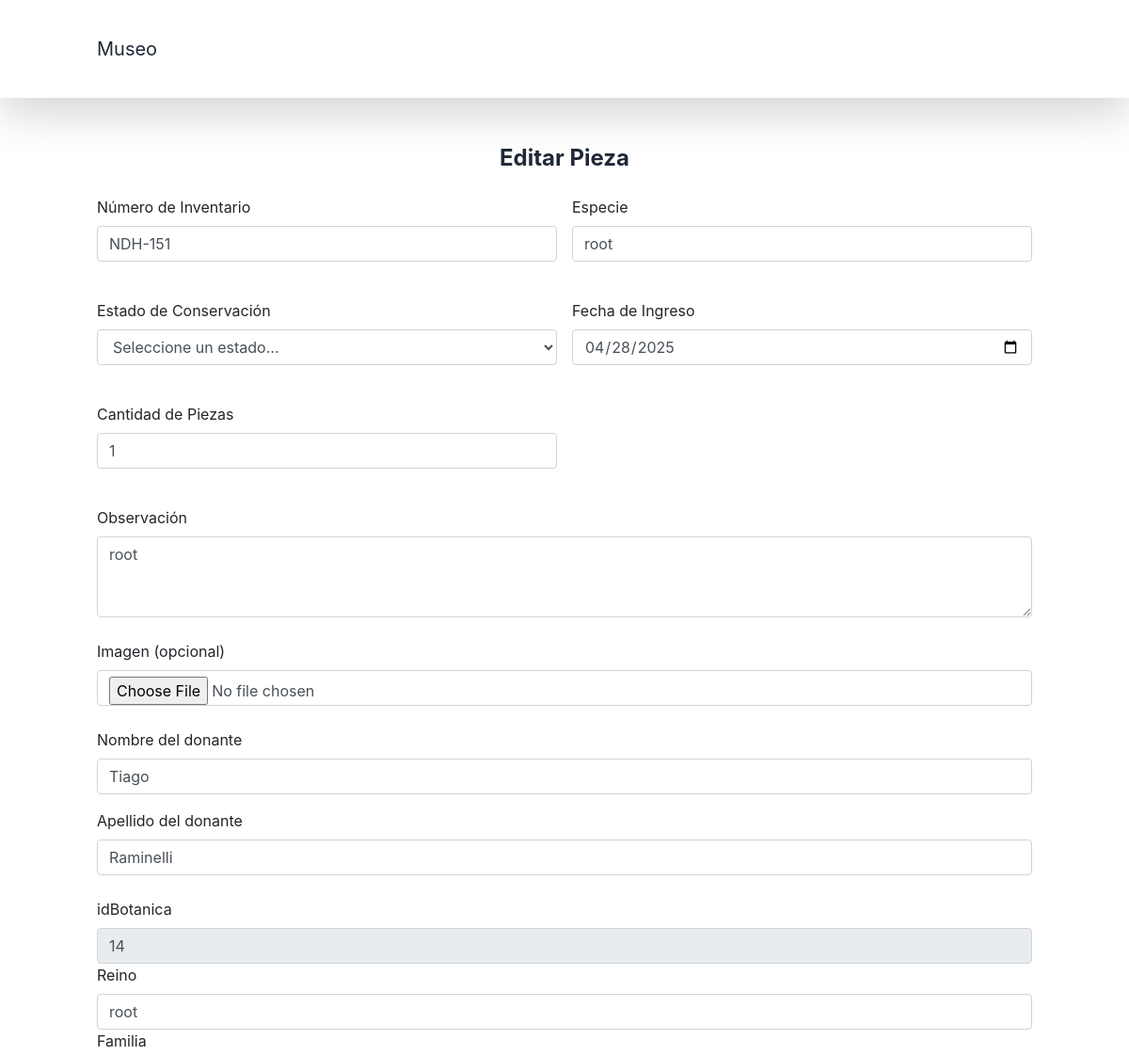
The app's page /listados/funciones/editarPieza.php?id=151&clasificacion=Botánica (signed in, upper part), older data.
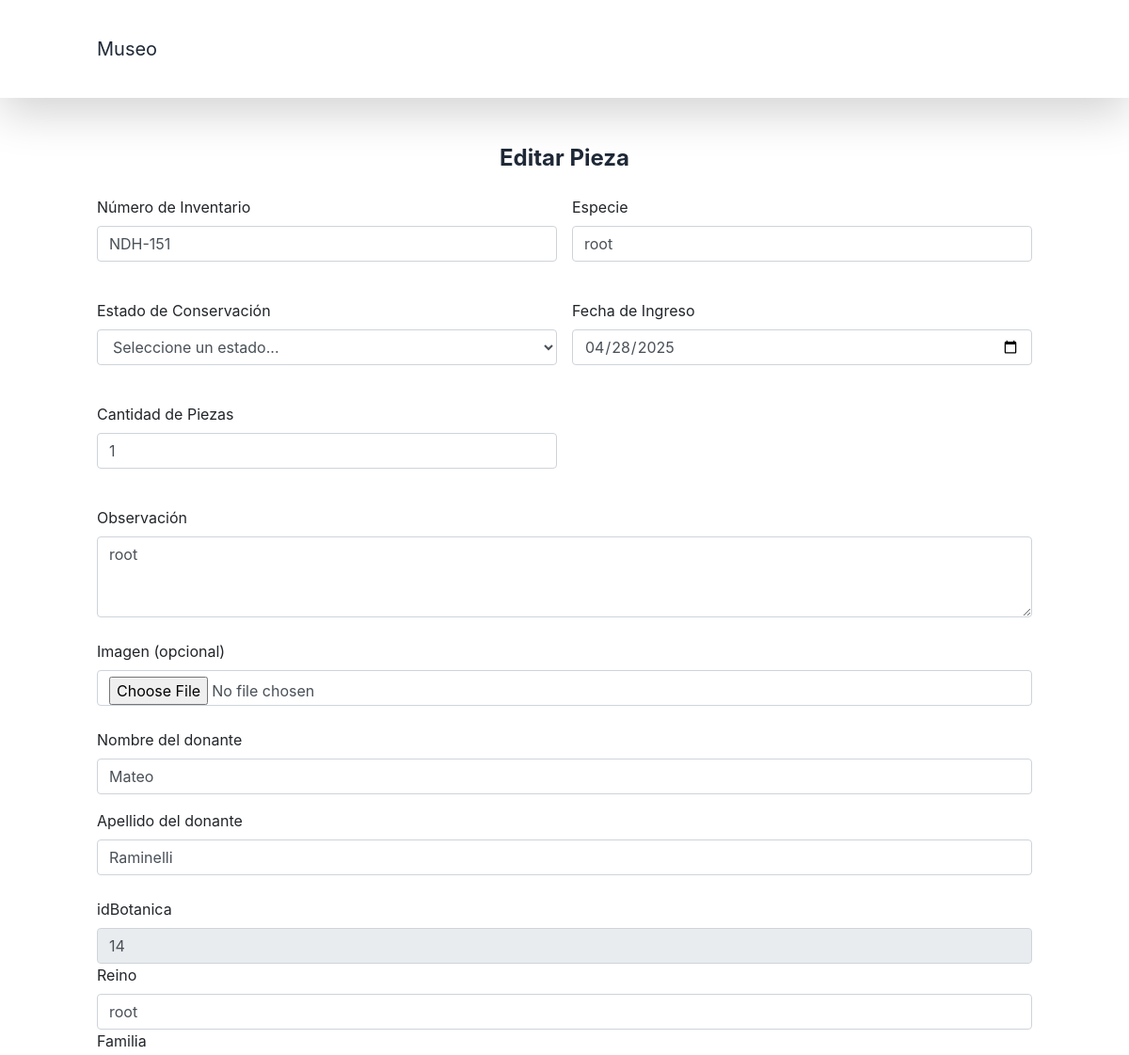
The same page, newer data.
### tables this page shows
CREATE TABLE `pieza` (
  `idPieza` int(11) NOT NULL,
  `num_inventario` varchar(255) DEFAULT NULL,
  `especie` varchar(255) DEFAULT NULL,
  `estado_conservacion` varchar(255) DEFAULT NULL,
  `fecha_ingreso` date DEFAULT NULL,
  `cantidad_de_piezas` varchar(255) DEFAULT NULL,
  `clasificacion` varchar(255) DEFAULT NULL,
  `observacion` varchar(255) DEFAULT NULL,
  `imagen` varchar(255) DEFAULT NULL,
  `Donante_idDonante` int(11) NOT NULL
);

CREATE TABLE `donante` (
  `idDonante` int(11) NOT NULL,
  `nombre` varchar(255) DEFAULT NULL,
  `apellido` varchar(255) DEFAULT NULL,
  `fecha` date DEFAULT NULL
);

CREATE TABLE `botanica` (
  `idBotanica` int(11) NOT NULL,
  `reino` varchar(255) DEFAULT NULL,
  `familia` varchar(255) DEFAULT NULL,
  `especie` varchar(255) DEFAULT NULL,
  `orden` varchar(255) DEFAULT NULL,
  `division` varchar(255) DEFAULT NULL,
  `clase` varchar(255) DEFAULT NULL,
  `descripcion` longtext DEFAULT NULL,
  `Pieza_idPieza` int(11) NOT NULL
);

### modelo/pieza.php (called while the page is built, shortened)
<?php
require_once "bd.php";
class Pieza {
    protected $conection;
    private function getConection() {
        $db = new Db();
        $this->conection = $db->conection;
    }
public function getPiezaByIdAndClasificacionAndDonante($id, $clasificacion) {
    $clasificacionTablaMap = [
        'Paleontología' => 'Paleontologia',
        'Osteología' => 'Osteologia',
        'Ictiología' => 'Ictiologia',
        'Geología' => 'Geologia',
        'Botánica' => 'botanica',
        'Zoología' => 'Zoologia',
        'Arqueología' => 'Arqueologia',
        'Octología' => 'Octologia'
    ];
    $tablaRelacionada = $clasificacionTablaMap[$clasificacion];
    $sql = "SELECT *
    FROM pieza
    INNER JOIN $tablaRelacionada ON pieza.idPieza = $tablaRelacionada.Pieza_idPieza
    INNER JOIN donante ON pieza.Donante_idDonante = donante.idDonante
    WHERE pieza.idPieza = ?;
    ";
    $stmt = $this->conection->prepare($sql);
    $stmt->execute([$id]);
    return $stmt->fetch(PDO::FETCH_ASSOC);
}
}
?>

### modelo/bd.php (called while the page is built, shortened)
<?php
class Db {
	public function __construct($host='localhost',$db_name='museo',$db_user='root',$db_pass='') {
		$this->host = $host;
		$this->db = $db_name;
		$this->user = $db_user;
		$this->pass = $db_pass;
		try {
           $this->conection = new PDO('mysql:host='.$this->host.'; dbname='.$this->db, $this->user, $this->pass);
        } catch (PDOException $e) {
            echo $e->getCode()." ; ".$e->getMessage();
            exit();
        }
	}
}

### listados/funciones/editarPieza.php (the view, shortened to what the changed rows need)
<?php
require_once "../../modelo/bd.php";
require_once "../../modelo/pieza.php";
if ($_SERVER['REQUEST_METHOD'] == 'GET') {
    if (isset($_GET['id']) && isset($_GET['clasificacion'])) {
        $idPieza = filter_input(INPUT_GET, 'id', FILTER_VALIDATE_INT);
        $clasificacion = $_GET['clasificacion'];
        if ($idPieza && $clasificacion) {
            $pieza = new Pieza();
            $datos = $pieza->getPiezaByIdAndClasificacionAndDonante($idPieza, $clasificacion);
        } else {
            echo "ID o clasificación no válidos.";
        }
    } else {
        echo "Parámetros no recibidos.";
    }
}
?>
<!DOCTYPE html>
<html lang="es">
<head>
    <link rel="stylesheet" href="https://stackpath.bootstrapcdn.com/bootstrap/4.5.2/css/bootstrap.min.css">
    <script src="https://cdn.tailwindcss.com"></script>
</head>
<body>
<div class="container my-5">
    <h2 class="text-center text-2xl font-bold text-gray-800 mb-4">Editar Pieza</h2>
    <form action="./cargarPieza.php" method="post" id="piezaForm" enctype="multipart/form-data">
        <div class="grid grid-cols-1 md:grid-cols-2 gap-4 mb-4">
            <div class="mb-3">
                <label for="num_inventario" class="form-label">Número de Inventario</label>
                <input type="text" class="form-control" id="num_inventario" name="num_inventario" required
                       value="<?= isset($datos['num_inventario']) ? htmlspecialchars($datos['num_inventario']) : '' ?>">
            </div>
            <div class="mb-3">
                <label for="especie" class="form-label">Especie</label>
                <input type="text" class="form-control" id="especie" name="especieP" required
                       value="<?= isset($datos['especie']) ? htmlspecialchars($datos['especie']) : '' ?>">
            </div>
        </div>
        <div class="grid grid-cols-1 md:grid-cols-2 gap-4 mb-4">
<div class="mb-3">
    <label for="fecha_ingreso" class="form-label">Fecha de Ingreso</label>
    <input
        type="date"
        class="form-control"
        id="fecha_ingreso"
        name="fecha_ingreso"
        required
        max="<?= date('Y-m-d') ?>"
        value="<?= isset($datos['fecha_ingreso']) ? htmlspecialchars($datos['fecha_ingreso']) : '' ?>"
        onchange="validarFecha(this)"
    >
</div>
</div>
        <div class="grid grid-cols-1 md:grid-cols-2 gap-4 mb-4">
            <div class="mb-3">
                <label for="cantidad_de_piezas" class="form-label">Cantidad de Piezas</label>
                <input type="number" class="form-control" id="cantidad_de_piezas" name="cantidad_de_piezas" required
                value="<?= isset($datos['cantidad_de_piezas']) ? htmlspecialchars($datos['cantidad_de_piezas']) : '' ?>"
                min="1"
                >
            </div>
        </div>
        <div class="mb-4">
            <label for="observacion" class="form-label">Observación</label>
            <textarea class="form-control" id="observacion" name="observacion" rows="3" required><?= isset($datos['observacion']) ? htmlspecialchars($datos['observacion']) : '' ?></textarea>
        </div>
        <div class="mb-4 bg-white rounded ">
            <div class="mb-3">
                <label for="nombre" class="form-label">Nombre del donante</label>
                <input type="text" id="donante_nombre" class="form-control" name="donante_nombre" value="<?= htmlspecialchars($datos['nombre']) ?>" >
            </div>
            <div class="mb-3">
                <label for="apellido" class="form-label">Apellido del donante</label>
                <input type="text" id="donante_apellido" class="form-control" name="donante_apellido" value="<?= htmlspecialchars($datos['apellido']) ?>" >
            </div>
        </div>
        <?php if ($clasificacion == 'Arqueología') { ?>
    <div id="form-arqueologia" class="form-group mb-3">
        <label for="idArqueologia" class="form-label">IdPaleontologia</label>
        <input type="text" class="form-control" name="idArqueologia" value="<?= isset($datos['idArqueologia']) ? htmlspecialchars($datos['idArqueologia']) : '' ?>" readonly>
        <label for="integridad_historica" class="form-label">Integridad Histórica</label>
        <input type="text" class="form-control" id="integridad_historica" name="integridad_historica" value="<?= isset($datos['integridad_historica']) ? htmlspecialchars($datos['integridad_historica']) : '' ?>" required>
        <label for="estetica" class="form-label">Estética</label>
        <input type="text" class="form-control" id="estetica" name="estetica" value="<?= isset($datos['estetica']) ? htmlspecialchars($datos['estetica']) : '' ?>" required>
        <label for="material" class="form-label">Material</label>
        <input type="text" class="form-control" id="material" name="material" value="<?= isset($datos['material']) ? htmlspecialchars($datos['material']) : '' ?>" required>
    </div>
<?php } elseif ($clasificacion == 'Botánica') { ?>
    <div id="form-botanica" class="form-group mb-3">
        <label for="idBotanica" class="form-label">idBotanica</label>
        <input type="text" class="form-control" name="idBotanica" value="<?= isset($datos['idBotanica']) ? htmlspecialchars($datos['idBotanica']) : '' ?>" readonly>
        <label for="reino" class="form-label">Reino</label>
        <input type="text" class="form-control" id="reino" name="reinoBot" value="<?= isset($datos['reino']) ? htmlspecialchars($datos['reino']) : '' ?>" required>
        <label for="familia" class="form-label">Familia</label>
    </div>
<?php } ?>
    </form>
</div>
</body>
</html>

Row changes from the older to the newer data that the page shows:
changed through a linked row, pieza "NDH-151": donante_nombre "Tiago" → "Mateo"
